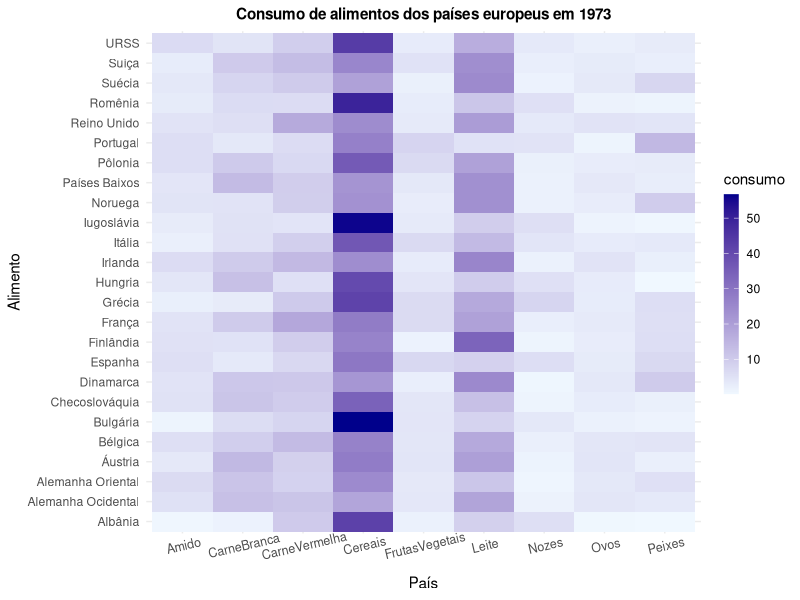
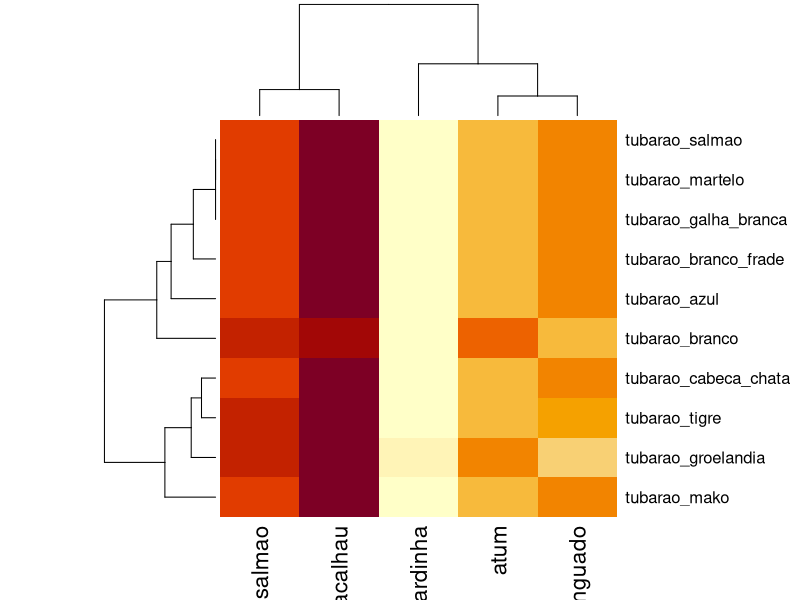
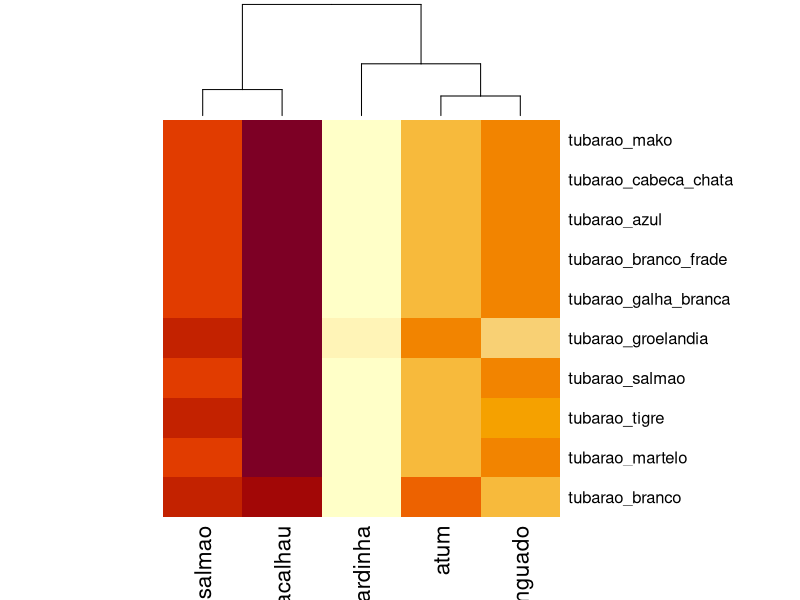
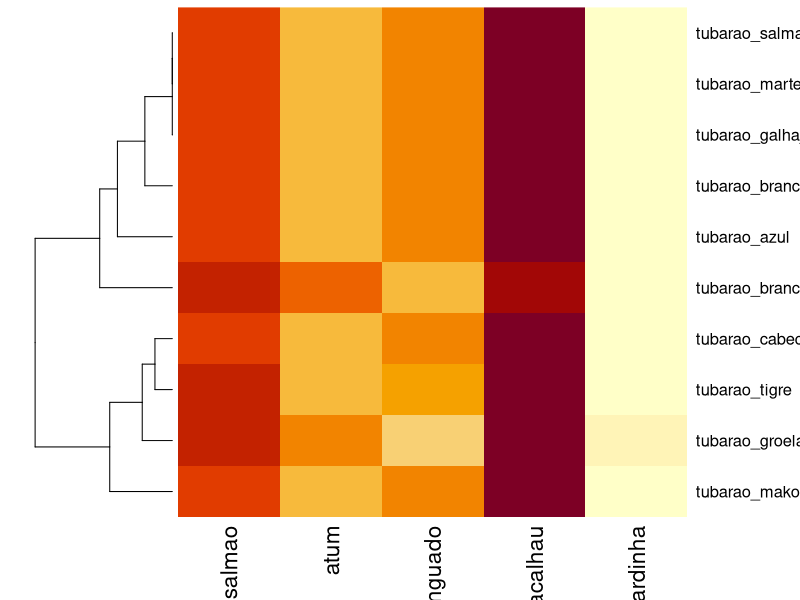
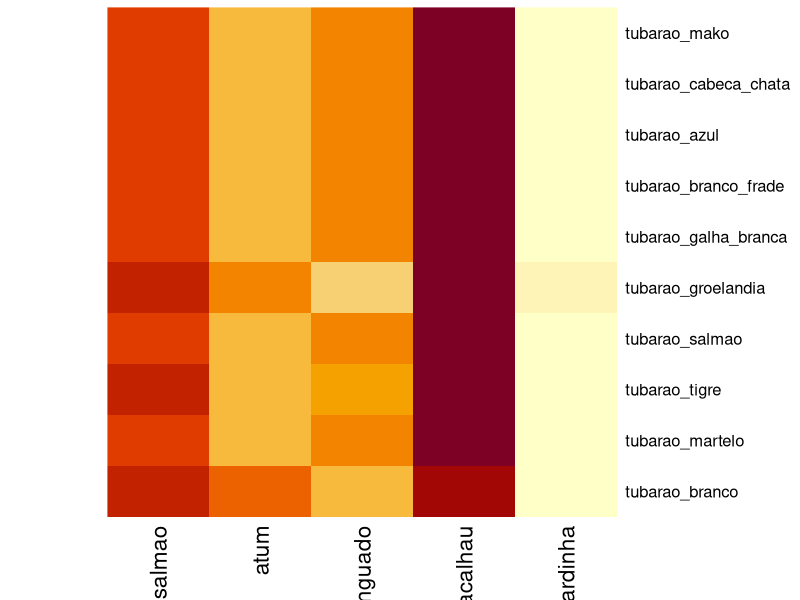
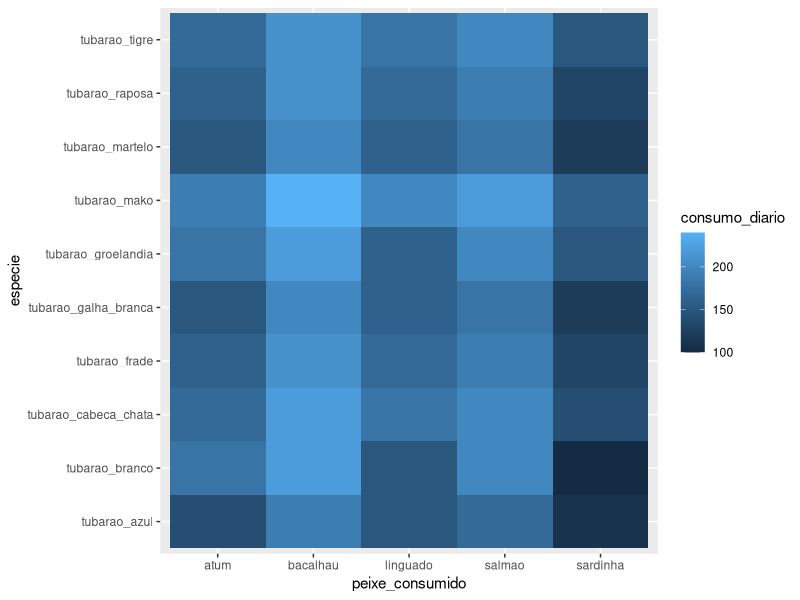
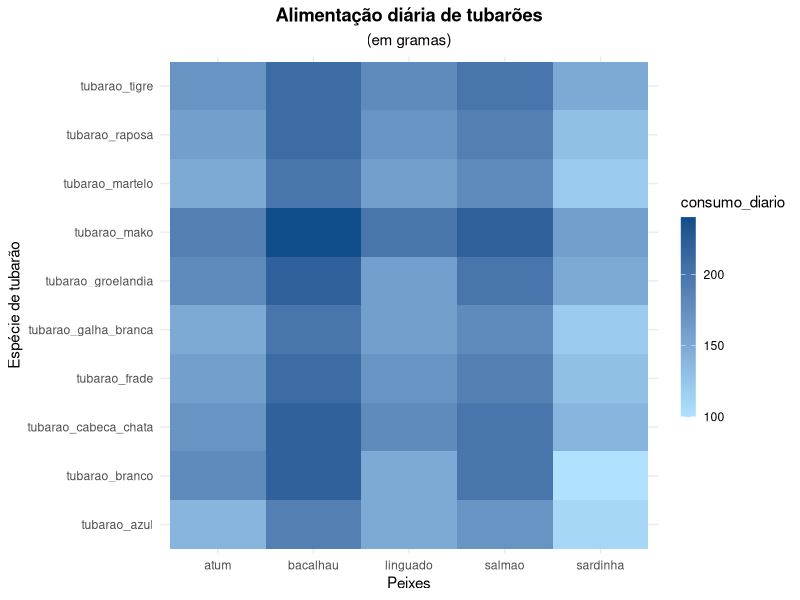

The R script that drew these images, in order:
## ---- chunk 1
#| label: tratando_dados
#| include: false

library(ggplot2)

dados1 <- read.table("protein.txt", header = TRUE, sep = "\t")

paises_pt <- c("Albânia", "Áustria", "Bélgica", "Bulgária", "Checoslováquia", 
               "Dinamarca", "Alemanha Oriental", "Finlândia", "França", "Grécia", 
               "Hungria", "Irlanda", "Itália", "Países Baixos", "Noruega", "Pôlonia", 
               "Portugal", "Romênia", "Espanha", "Suécia", "Suíça", "Reino Unido", 
               "URSS", "Alemanha Ocidental", "Iugoslávia")
alimentos_pt <- c("CarneVermelha", "CarneBranca", "Ovos", "Leite", "Peixes", "Cereais", 
                  "Amido", "Nozes", "FrutasVegetais")

dados1$Country <- paises_pt
colnames(dados1)[2:10] <- alimentos_pt
colnames(dados1)[1] <- "Pais"

pais <- rep(paises_pt, each = 9)
alimento <- rep(alimentos_pt, time = 9)
dados1_sn <- dados1[,-1]

consumo <- c()
for (i in 1:length(dados1$Pais)){
  for (j in 1:length(dados1_sn)) {
    consumo <- c(consumo, dados1_sn[i,j])
  }
}

dados1_reformulados <- as.data.frame(cbind(pais, alimento, consumo))
dados1_reformulados$consumo <- as.numeric(dados1_reformulados$consumo)

## ---- chunk 2
#| label: mapa_de_calor
#| echo: false
#| fig.align: center

ggplot(data = dados1_reformulados, mapping = aes(x = alimento, y = pais, fill = consumo))+
  geom_tile()+
  scale_fill_gradient(low = "aliceblue", high = "darkblue")+
  guides(fill = guide_colourbar(barwidth = 0.75, barheight = 10))+
  labs(title = "Consumo de alimentos dos países europeus em 1973",
       x = "País",
       y = "Alimento")+
  theme_minimal()+
  theme(axis.text.x = element_text(size =9, angle = 13),
        plot.title = element_text(size = 11, face = "bold", hjust = 0.5))

## ---- chunk 3
#| label: heatmap_pt1

dados_tubaroes <- read.csv("tubaroes_heatmap.csv", header = TRUE)
dados_tubaroes
## ---- chunk 4
#| label: heatmap_pt2

rownames(dados_tubaroes) <- dados_tubaroes$especie
dados_tubaroes <- dados_tubaroes[,-1]
dados_tubaroes
## ---- chunk 5
#| label: heatmap_pt3
#| fig.align: center

heatmap(as.matrix(dados_tubaroes))
## ---- chunk 6
#| label: heatmap_pt4
#| fig.align: center

#mapa de calor sem o dendograma das linhas
heatmap(as.matrix(dados_tubaroes), Rowv = NA) 
#mapa de calor sem o dendograma das colunas
heatmap(as.matrix(dados_tubaroes), Colv = NA) 
#mapa de calor sem os dendogramas
heatmap(as.matrix(dados_tubaroes), Rowv = NA, Colv = NA) 
## ---- chunk 7
#| label: ggplot_pt1

library(ggplot2)
## ---- chunk 8
#| label: ggplot_pt2
#| 
dados_tubaroes <- read.csv("tubaroes_ggplot.csv", header = TRUE)
dados_tubaroes[1:10,]
## ---- chunk 9
#| label: ggplot_pt3
#| fig.align: center

ggplot(data = dados_tubaroes, mapping = aes(x = peixe_consumido, 
                                            y = especie, 
                                            fill = consumo_diario))+
  geom_tile()
## ---- chunk 10
#| label: ggplot_pt4
#| fig.align: center

ggplot(data = dados_tubaroes, mapping = aes(x = peixe_consumido, 
                                            y = especie, 
                                            fill = consumo_diario))+
  geom_tile()+
  scale_fill_gradient(low = "lightskyblue1", high = "dodgerblue4")+
  guides(fill = guide_colourbar(barwidth = 0.75, barheight = 10))+
  labs(title = "Alimentação diária de tubarões",
       subtitle = "(em gramas)",
       x = "Peixes",
       y = "Espécie de tubarão")+
  theme_minimal()+
  theme(plot.title = element_text(face = "bold", hjust = 0.5),
        plot.subtitle = element_text(hjust = 0.5))
